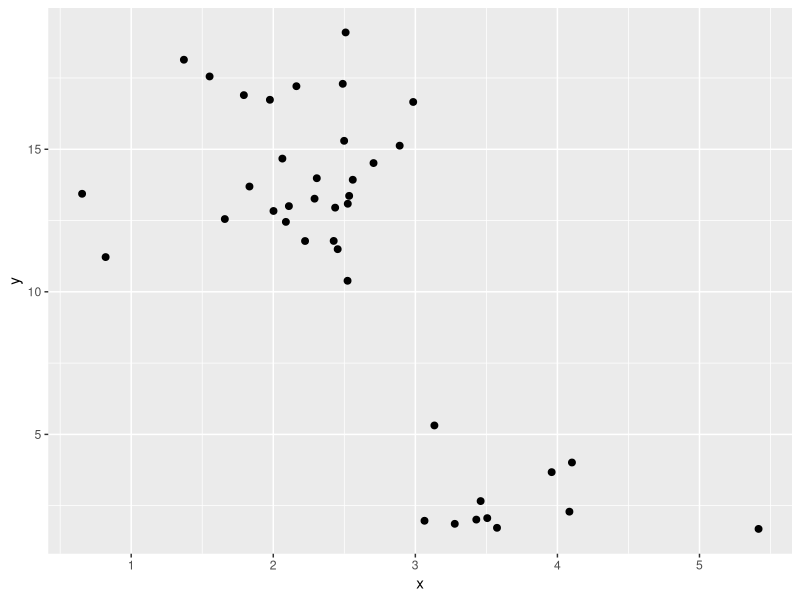
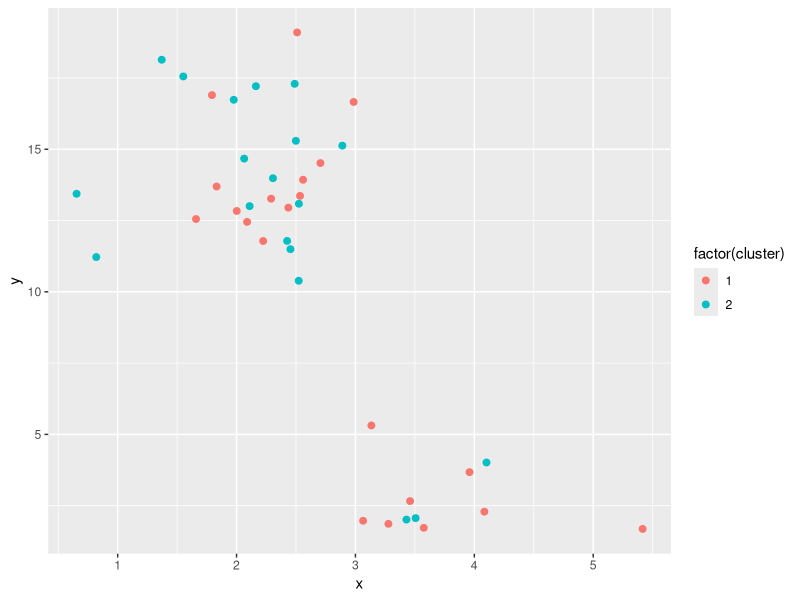

These figures' R source, in order:
# Data
set.seed(1234)
x = rnorm(40, mean = 3, sd = 1)
y = rnorm(40, mean = 4, sd = 2)
y[x < 3] = y[x < 3] + 10
X <- cbind(x, y)
df <- as.data.frame(X)
library(ggplot2)
ggplot(df) + geom_point(mapping = aes(x = x, y = y), size = 2)

# Help functions
calcDistance <- function(x, center) {
  # @param x: sample
  # @param center: center of cluster
  if (length(x) != length(center)) stop('x and center should have same length.')
  
  x      <- matrix(x, nrow = 1)
  center <- matrix(center, nrow = 1)
  return( (x - center) %*% t((x - center)) )
}

assignCluster <- function(x, Center) {
  # @param x: sample
  # @param Center: with shape k x p
  dist <- rep(0, nrow(Center))
  for (i in 1:nrow(Center)) {
    dist[i] <- calcDistance(x, Center[i, ])
  }
  return( which.min(dist) )
}

calcCenter <- function(X, cluster) {
  # @param X: data matrix
  # @param cluster: vector of cluster assignment
  Center <- matrix(0, nrow = length(unique(cluster)), ncol = ncol(X))
  for (i in unique(cluster)) {
    Center[i, ] <- colMeans(X[which(cluster == i), ])
  }
  return(Center)
}

# Main functions
myKmeans <- function(X, k = 2) {
  # @param X: data matrix with shape n x p 
  # @param k: number of clusters
  
  Center <- matrix(0, nrow = k, ncol = ncol(X))
  cluster_assign_mat <- matrix(0, nrow = nrow(X), ncol = 1)
  prev_cluster <- cluster_assign_mat
  
  current_cluster <- sample(1:k, size = nrow(X), replace = TRUE)
  
  while(!identical(prev_cluster, current_cluster)) {
    cluster_assign_mat <- cbind(cluster_assign_mat, current_cluster)
    prev_cluster <- current_cluster
    # check again if cluster unchanged
    if (identical(prev_cluster, current_cluster)) {
      break
    }
    Center <- calcCenter(X, current_cluster)
    current_cluster <- apply(X, 1, assignCluster, Center = Center)
  }
  return(list(cluster = current_cluster, Center = Center, cluster_iter = cluster_assign_mat))
}

# Demo
kmeansResult <- myKmeans(X, k = 2)
df$cluster <- kmeansResult$cluster
ggplot(df) + geom_point(mapping = aes(x = x, y = y, color = factor(cluster)), size = 2)
